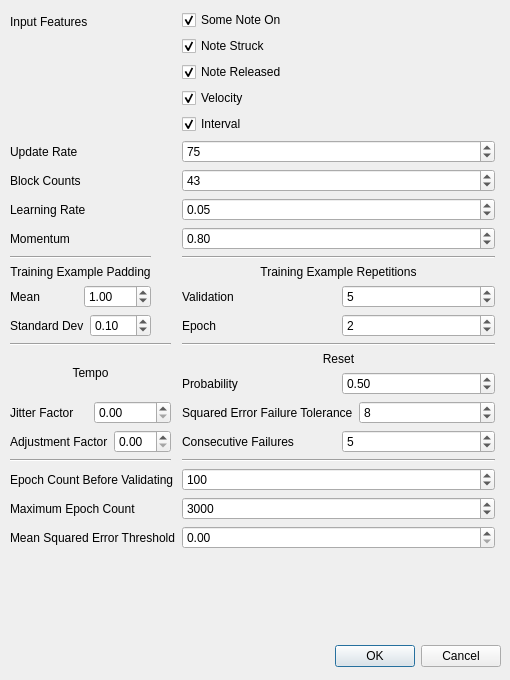
<?xml version="1.0" encoding="UTF-8"?>
<ui version="4.0">
 <class>Dialog</class>
 <widget class="QDialog" name="Dialog">
  <property name="geometry">
   <rect>
    <x>0</x>
    <y>0</y>
    <width>510</width>
    <height>680</height>
   </rect>
  </property>
  <property name="windowTitle">
   <string>Dialog</string>
  </property>
  <widget class="QDialogButtonBox" name="buttonBox">
   <property name="geometry">
    <rect>
     <x>160</x>
     <y>640</y>
     <width>341</width>
     <height>32</height>
    </rect>
   </property>
   <property name="orientation">
    <enum>Qt::Horizontal</enum>
   </property>
   <property name="standardButtons">
    <set>QDialogButtonBox::Cancel|QDialogButtonBox::Ok</set>
   </property>
  </widget>
  <widget class="QWidget" name="formLayoutWidget">
   <property name="geometry">
    <rect>
     <x>10</x>
     <y>10</y>
     <width>485</width>
     <height>623</height>
    </rect>
   </property>
   <layout class="QFormLayout" name="formLayout">
    <item row="0" column="0">
     <widget class="QLabel" name="label">
      <property name="text">
       <string>Input Features</string>
      </property>
     </widget>
    </item>
    <item row="0" column="1">
     <layout class="QVBoxLayout" name="verticalLayout_3">
      <item>
       <widget class="QCheckBox" name="checkBox_6">
        <property name="toolTip">
         <string>Any note is currently playing</string>
        </property>
        <property name="toolTipDuration">
         <number>1</number>
        </property>
        <property name="whatsThis">
         <string>Any note is currently playing</string>
        </property>
        <property name="text">
         <string>Some Note On</string>
        </property>
        <property name="checked">
         <bool>true</bool>
        </property>
       </widget>
      </item>
      <item>
       <widget class="QCheckBox" name="checkBox_7">
        <property name="text">
         <string>Note Struck</string>
        </property>
        <property name="checked">
         <bool>true</bool>
        </property>
       </widget>
      </item>
      <item>
       <widget class="QCheckBox" name="checkBox_8">
        <property name="text">
         <string>Note Released</string>
        </property>
        <property name="checked">
         <bool>true</bool>
        </property>
       </widget>
      </item>
      <item>
       <widget class="QCheckBox" name="checkBox_9">
        <property name="text">
         <string>Velocity</string>
        </property>
        <property name="checked">
         <bool>true</bool>
        </property>
       </widget>
      </item>
      <item>
       <widget class="QCheckBox" name="checkBox_10">
        <property name="text">
         <string>Interval</string>
        </property>
        <property name="checked">
         <bool>true</bool>
        </property>
       </widget>
      </item>
     </layout>
    </item>
    <item row="1" column="0">
     <widget class="QLabel" name="label_2">
      <property name="toolTip">
       <string>&lt;html&gt;&lt;head/&gt;&lt;body&gt;&lt;p&gt;&lt;span style=&quot; color:#000000;&quot;&gt;The number of times per &lt;/span&gt;&lt;span style=&quot; font-family:'Droid Sans Mono','monospace','monospace'; font-size:14px; color:#000000;&quot;&gt;second the input is passed through the neural network and the controller values are re-calculated&lt;/span&gt;&lt;/p&gt;&lt;/body&gt;&lt;/html&gt;</string>
      </property>
      <property name="text">
       <string>Update Rate</string>
      </property>
     </widget>
    </item>
    <item row="1" column="1">
     <widget class="QSpinBox" name="spinBox">
      <property name="minimum">
       <number>1</number>
      </property>
      <property name="value">
       <number>75</number>
      </property>
     </widget>
    </item>
    <item row="2" column="0">
     <widget class="QLabel" name="label_3">
      <property name="text">
       <string>Block Counts</string>
      </property>
     </widget>
    </item>
    <item row="2" column="1">
     <widget class="QSpinBox" name="spinBox_2">
      <property name="value">
       <number>43</number>
      </property>
     </widget>
    </item>
    <item row="3" column="0">
     <widget class="QLabel" name="label_4">
      <property name="text">
       <string>Learning Rate</string>
      </property>
     </widget>
    </item>
    <item row="3" column="1">
     <widget class="QDoubleSpinBox" name="doubleSpinBox">
      <property name="value">
       <double>0.050000000000000</double>
      </property>
     </widget>
    </item>
    <item row="4" column="0">
     <widget class="QLabel" name="label_5">
      <property name="text">
       <string>Momentum</string>
      </property>
     </widget>
    </item>
    <item row="4" column="1">
     <widget class="QDoubleSpinBox" name="doubleSpinBox_2">
      <property name="value">
       <double>0.800000000000000</double>
      </property>
     </widget>
    </item>
    <item row="5" column="0">
     <layout class="QVBoxLayout" name="verticalLayout_4">
      <item>
       <widget class="Line" name="line_4">
        <property name="orientation">
         <enum>Qt::Horizontal</enum>
        </property>
       </widget>
      </item>
      <item>
       <widget class="QLabel" name="label_6">
        <property name="text">
         <string>&lt;html&gt;&lt;head/&gt;&lt;body&gt;&lt;p align=&quot;center&quot;&gt;Training Example Padding&lt;/p&gt;&lt;/body&gt;&lt;/html&gt;</string>
        </property>
       </widget>
      </item>
      <item>
       <layout class="QHBoxLayout" name="horizontalLayout">
        <item>
         <widget class="QLabel" name="label_8">
          <property name="text">
           <string>Mean</string>
          </property>
         </widget>
        </item>
        <item>
         <widget class="QDoubleSpinBox" name="doubleSpinBox_3">
          <property name="value">
           <double>1.000000000000000</double>
          </property>
         </widget>
        </item>
       </layout>
      </item>
      <item>
       <layout class="QHBoxLayout" name="horizontalLayout_6">
        <item>
         <widget class="QLabel" name="label_9">
          <property name="text">
           <string>Standard Dev</string>
          </property>
         </widget>
        </item>
        <item>
         <widget class="QDoubleSpinBox" name="doubleSpinBox_4">
          <property name="value">
           <double>0.100000000000000</double>
          </property>
         </widget>
        </item>
       </layout>
      </item>
     </layout>
    </item>
    <item row="5" column="1">
     <layout class="QVBoxLayout" name="verticalLayout_5">
      <item>
       <widget class="Line" name="line">
        <property name="orientation">
         <enum>Qt::Horizontal</enum>
        </property>
       </widget>
      </item>
      <item>
       <widget class="QLabel" name="label_7">
        <property name="text">
         <string>&lt;html&gt;&lt;head/&gt;&lt;body&gt;&lt;p align=&quot;center&quot;&gt;Training Example Repetitions&lt;/p&gt;&lt;/body&gt;&lt;/html&gt;</string>
        </property>
       </widget>
      </item>
      <item>
       <layout class="QHBoxLayout" name="horizontalLayout_9">
        <item>
         <widget class="QLabel" name="label_11">
          <property name="text">
           <string>Validation</string>
          </property>
         </widget>
        </item>
        <item>
         <widget class="QSpinBox" name="spinBox_4">
          <property name="value">
           <number>5</number>
          </property>
         </widget>
        </item>
       </layout>
      </item>
      <item>
       <layout class="QHBoxLayout" name="horizontalLayout_2">
        <item>
         <widget class="QLabel" name="label_10">
          <property name="text">
           <string>Epoch</string>
          </property>
         </widget>
        </item>
        <item>
         <widget class="QSpinBox" name="spinBox_3">
          <property name="value">
           <number>2</number>
          </property>
         </widget>
        </item>
       </layout>
      </item>
     </layout>
    </item>
    <item row="6" column="0">
     <layout class="QVBoxLayout" name="verticalLayout_7">
      <item>
       <widget class="Line" name="line_3">
        <property name="orientation">
         <enum>Qt::Horizontal</enum>
        </property>
       </widget>
      </item>
      <item>
       <widget class="QLabel" name="label_12">
        <property name="text">
         <string>&lt;html&gt;&lt;head/&gt;&lt;body&gt;&lt;p align=&quot;center&quot;&gt;Tempo&lt;/p&gt;&lt;/body&gt;&lt;/html&gt;</string>
        </property>
       </widget>
      </item>
      <item>
       <layout class="QHBoxLayout" name="horizontalLayout_13">
        <item>
         <widget class="QLabel" name="label_14">
          <property name="text">
           <string>Jitter Factor</string>
          </property>
         </widget>
        </item>
        <item>
         <widget class="QDoubleSpinBox" name="doubleSpinBox_6"/>
        </item>
       </layout>
      </item>
      <item>
       <layout class="QHBoxLayout" name="horizontalLayout_11">
        <item>
         <widget class="QLabel" name="label_13">
          <property name="text">
           <string>Adjustment Factor</string>
          </property>
         </widget>
        </item>
        <item>
         <widget class="QDoubleSpinBox" name="doubleSpinBox_5"/>
        </item>
       </layout>
      </item>
      <item>
       <widget class="Line" name="line_6">
        <property name="orientation">
         <enum>Qt::Horizontal</enum>
        </property>
       </widget>
      </item>
     </layout>
    </item>
    <item row="6" column="1">
     <layout class="QVBoxLayout" name="verticalLayout_8">
      <item>
       <widget class="Line" name="line_2">
        <property name="orientation">
         <enum>Qt::Horizontal</enum>
        </property>
       </widget>
      </item>
      <item>
       <widget class="QLabel" name="label_15">
        <property name="text">
         <string>&lt;html&gt;&lt;head/&gt;&lt;body&gt;&lt;p align=&quot;center&quot;&gt;Reset&lt;/p&gt;&lt;/body&gt;&lt;/html&gt;</string>
        </property>
       </widget>
      </item>
      <item>
       <layout class="QHBoxLayout" name="horizontalLayout_16">
        <item>
         <widget class="QLabel" name="label_18">
          <property name="text">
           <string>Probability</string>
          </property>
         </widget>
        </item>
        <item>
         <widget class="QDoubleSpinBox" name="doubleSpinBox_8">
          <property name="value">
           <double>0.500000000000000</double>
          </property>
         </widget>
        </item>
       </layout>
      </item>
      <item>
       <layout class="QHBoxLayout" name="horizontalLayout_15">
        <item>
         <widget class="QLabel" name="label_19">
          <property name="text">
           <string>Squared Error Failure Tolerance</string>
          </property>
         </widget>
        </item>
        <item>
         <widget class="QSpinBox" name="spinBox_6">
          <property name="value">
           <number>8</number>
          </property>
         </widget>
        </item>
       </layout>
      </item>
      <item>
       <layout class="QHBoxLayout" name="horizontalLayout_14">
        <item>
         <widget class="QLabel" name="label_20">
          <property name="text">
           <string>Consecutive Failures</string>
          </property>
         </widget>
        </item>
        <item>
         <widget class="QSpinBox" name="spinBox_7">
          <property name="value">
           <number>5</number>
          </property>
         </widget>
        </item>
       </layout>
      </item>
      <item>
       <widget class="Line" name="line_7">
        <property name="orientation">
         <enum>Qt::Horizontal</enum>
        </property>
       </widget>
      </item>
     </layout>
    </item>
    <item row="7" column="0">
     <widget class="QLabel" name="label_21">
      <property name="text">
       <string>Epoch Count Before Validating</string>
      </property>
     </widget>
    </item>
    <item row="7" column="1">
     <widget class="QSpinBox" name="spinBox_8">
      <property name="maximum">
       <number>100000</number>
      </property>
      <property name="value">
       <number>100</number>
      </property>
     </widget>
    </item>
    <item row="8" column="0">
     <widget class="QLabel" name="label_16">
      <property name="text">
       <string>Maximum Epoch Count</string>
      </property>
     </widget>
    </item>
    <item row="8" column="1">
     <widget class="QSpinBox" name="spinBox_5">
      <property name="maximum">
       <number>1000000</number>
      </property>
      <property name="value">
       <number>3000</number>
      </property>
     </widget>
    </item>
    <item row="9" column="0">
     <widget class="QLabel" name="label_17">
      <property name="text">
       <string>Mean Squared Error Threshold</string>
      </property>
     </widget>
    </item>
    <item row="9" column="1">
     <widget class="QDoubleSpinBox" name="doubleSpinBox_7"/>
    </item>
   </layout>
  </widget>
 </widget>
 <resources/>
 <connections>
  <connection>
   <sender>buttonBox</sender>
   <signal>accepted()</signal>
   <receiver>Dialog</receiver>
   <slot>accept()</slot>
   <hints>
    <hint type="sourcelabel">
     <x>248</x>
     <y>254</y>
    </hint>
    <hint type="destinationlabel">
     <x>157</x>
     <y>274</y>
    </hint>
   </hints>
  </connection>
  <connection>
   <sender>buttonBox</sender>
   <signal>rejected()</signal>
   <receiver>Dialog</receiver>
   <slot>reject()</slot>
   <hints>
    <hint type="sourcelabel">
     <x>316</x>
     <y>260</y>
    </hint>
    <hint type="destinationlabel">
     <x>286</x>
     <y>274</y>
    </hint>
   </hints>
  </connection>
 </connections>
</ui>
